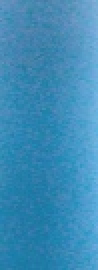
//> input picture worktree2018/avoidcollision/imageblue.jpg, 49 x 135 px, given in place of the camera (shown 2 times larger)
$ ./main   (built with g++ and OpenCV 4)
//> lines starting //> are read from the running program, lines starting //| are printed output that depends on the picture; after the words box and inside, x2 and y2 are one past the last pixel; in counts of white or black regions, pixels touching at a corner belong together


    #include <opencv2/highgui/highgui.hpp>
    #include <opencv2/imgproc/imgproc.hpp>
    #include <opencv2/core/core.hpp>

    using namespace cv;


    int main()
    {
        VideoCapture cap(0);
        if(!cap.isOpened())
        {
            return -1;
        }
        Mat frame;
        Mat edges;

        bool stop = false;
        while(!stop)
        {
            cap>>frame;
//> frame is the input picture: 135 rows x 49 cols, CV_8UC3; mean B, G, R 183.9, 139.6, 60.9
            cvtColor(frame, edges, CV_BGR2GRAY);
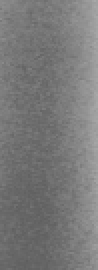
//> edges: 135 rows x 49 cols, CV_8UC1 (shown 2 times larger); min 94, max 168, mean 121.1
            GaussianBlur(edges, edges, Size(7,7), 1.5, 1.5);
            Canny(edges, edges, 0, 30, 3);
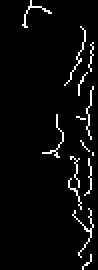
//> edges: 135 rows x 49 cols, CV_8UC1 (shown 2 times larger); 4% white in thin lines or dots, all inside (x1, y1, x2, y2) = (11, 0, 47, 135)
            imshow("当前视频",edges);
            if(waitKey(30) >=0)
//> the Esc key is pressed
                stop = true;
        }
        return 0;
    }
